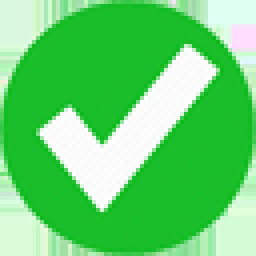
#> input picture ui/resources/okay.png, 64 x 64 px, found by its file name (shown 4 times larger)
$ python globalStuff.py
#> lines starting #> are read from the running program, lines starting #| are printed output that depends on the picture
import cv2

alertThread = None
enableGrid = False
enableOF = False
enableCarWidthDistance = False


class FakeRau:
    def __init__(self):
        self.leftLeds = [(0, 0, 0)] * 8
        self.rightLeds = [(0, 0, 0)] * 8
        self.image = 0

        self.images = {
            "ok": cv2.imread("ui\\resources\\okay.png", cv2.IMREAD_UNCHANGED),
            "stop": cv2.imread("ui\\resources\\stop.png", cv2.IMREAD_UNCHANGED),
            "car": cv2.imread("ui\\resources\\car-front.png", cv2.IMREAD_UNCHANGED),
            "bus": cv2.imread("ui\\resources\\bus-front.png", cv2.IMREAD_UNCHANGED),
            "motorcycle": cv2.imread("ui\\resources\\motorcycle-side.png", cv2.IMREAD_UNCHANGED),
        }
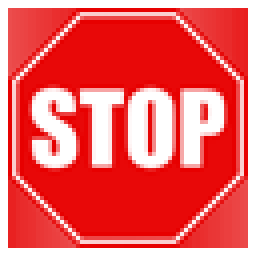
#> input picture ui/resources/stop.png, 64 x 64 px, found by its file name (shown 4 times larger)
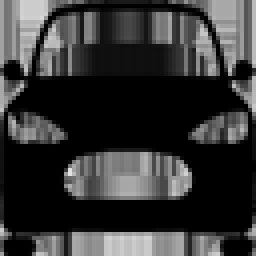
#> input picture ui/resources/car-front.png, 64 x 64 px, found by its file name (shown 4 times larger)
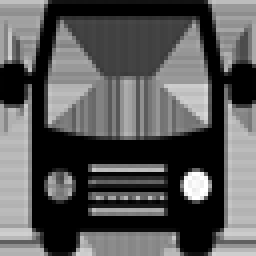
#> input picture ui/resources/bus-front.png, 64 x 64 px, found by its file name (shown 4 times larger)
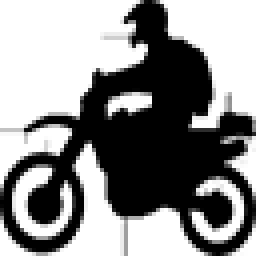
#> input picture ui/resources/motorcycle-side.png, 64 x 64 px, found by its file name (shown 4 times larger)
        if self.images['car'] is not None:
            print(self.images['car'].shape)
#| (64, 64, 4)
        # [6 lines of commented-out code are left out]


fakeRau = FakeRau()
